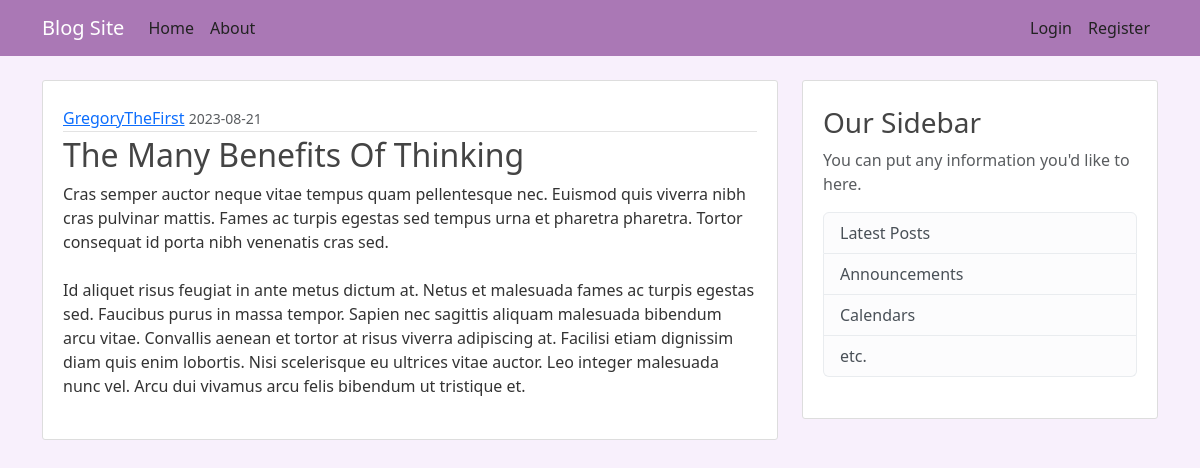
Screenshot of /post/8 with the database file from the repository.
### blog_app/models.py (models this page shows, shortened)
class User(db.Model, UserMixin):
	id = db.Column(db.Integer, primary_key=True)
	username = db.Column(db.String(20), unique=True,nullable=False)
	email = db.Column(db.String(120), unique=True,nullable=False)
	image_file = db.Column(db.String(20), nullable=False, default="default.jpg")
	password =  db.Column(db.String(60), nullable=False)
	posts = db.relationship("Post", backref="author", lazy=True)

class Post(db.Model):
	id = db.Column(db.Integer, primary_key=True)
	title = db.Column(db.String(100), nullable=False)
	date_posted = db.Column(db.DateTime, nullable=False, default=datetime.utcnow)
	content = db.Column(db.Text, nullable=False)
	user_id = db.Column(db.Integer, db.ForeignKey("user.id"), nullable=False)

### blog_app/routes.py (the view)
@app.route("/post/<int:post_id>")
def post(post_id):
	post = Post.query.get_or_404(post_id)
	return render_template("post.html", title=post.title, post=post)

### blog_app/templates/post.html (shortened to what this page needs)
{% extends "layout.html" %}
{% block content %}
    <article class="media content-section">
        <div class="media-body">
            <div class="article-metadata">
                <a class="mr-2" href="{{ url_for('user_posts', username=post.author.username) }}">{{ post.author.username }}</a>
                <small class="text-muted">{{ post.date_posted.strftime("%Y-%m-%d") }}</small>
            </div>
            <h2 class="article-title">{{ post.title }}</h2>
            <p class="article-content">{{ post.content }}</p>
        </div>
    </article>
{% endblock content %}

### blog_app/static/main.css (style rules this page uses)
body { background: #f8f0fc; color: #333333; margin-top: 5rem; }
h1, h2, h3, h4, h5, h6 { color: #444444; }
.content-section { background: #ffffff; padding: 25px 20px; border: 1px solid #dddddd; border-radius: 3px; margin-bottom: 20px; }
.article-title { color: #444444; }
.article-content { white-space: pre-line; }
.article-metadata { padding-bottom: 1px; margin-bottom: 4px; border-bottom: 1px solid #e3e3e3 }

### rows the page displays
User: author.username "GregoryTheFirst"
Post: date_posted "2023-08-21", title "The Many Benefits Of Thinking", content "Cras semper auctor neque vitae tempus quam pellentesque nec. Euismod quis viverra nibh cras pulvinar mattis. Fames ac turpis egestas sed tempus urna et pharetra pharetra. Tortor consequat id porta nibh venenatis cras sed. Id aliquet risus feugiat in ante metus dictum at. Netus et malesuada fames ac turpis egestas sed. Faucibus purus in massa tempor. Sapien nec sagittis aliquam malesuada bibendum arcu vitae. Convallis aenean et tortor at risus viverra adipiscing at. Facilisi etiam dignissim diam quis enim lobortis. Nisi scelerisque eu ultrices vitae auctor. Leo integer malesuada nunc vel. Arcu dui vivamus arcu felis bibendum ut tristique et."
